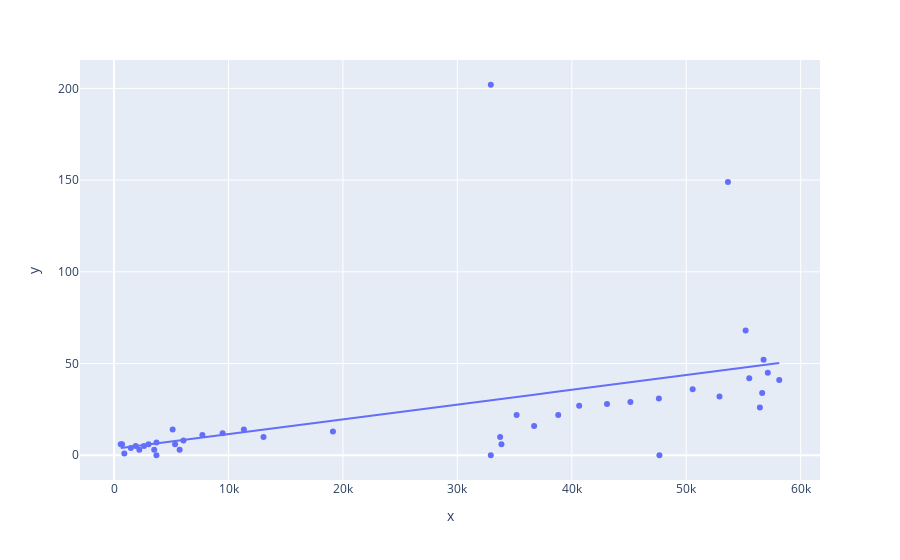

Notebook code for this chart:
### Code cell
fig = px.scatter(x=train_use.dropna()['ConfirmedCases_inc_lfd'], y=train_use.dropna()['Fatalities_inc'], trendline="ols")
fig.show()

### Figure 1 — Plotly figure (JSON) as saved in the notebook; plotly's stock layout.template omitted (floating-point values rounded to 4 significant figures)
{"data": [{"hovertemplate": "x=%{x}<br>y=%{y}<extra></extra>", "legendgroup": "", "marker": {"color": "#636efa", "symbol": "circle"}, "mode": "markers", "name": "", "showlegend": false, "type": "scatter", "x": [32922, 32922, 47657, 53645, 55191, 56759, 56435, 58128, 57128, 56636, 55509, 52907, 50562, 47609, 45121, 43075, 40643, 38814, 36706, 35179, 33737, 33851, 19126, 13060, 11343, 9484, 7718, 6061, 5729, 5331, 5119, 3702, 3706, 3507, 3012, 2612, 2204, 1886, 1463, 893, 697, 583], "xaxis": "x", "y": [0, 202, 0, 149, 68, 52, 26, 41, 45, 34, 42, 32, 36, 31, 29, 28, 27, 22, 16, 22, 10, 6, 13, 10, 14, 12, 11, 8, 3, 6, 14, 0, 7, 3, 6, 5, 3, 5, 4, 1, 6, 6], "yaxis": "y"}, {"hovertemplate": "<b>OLS trendline</b><br>y = 0.000804853 * x + 3.49587<br>R<sup>2</sup>=0.217359<br><br>x=%{x}<br>y=%{y} <b>(trend)</b><extra></extra>", "legendgroup": "", "marker": {"color": "#636efa", "symbol": "circle"}, "mode": "lines", "name": "", "showlegend": false, "type": "scatter", "x": [583, 697, 893, 1463, 1886, 2204, 2612, 3012, 3507, 3702, 3706, 5119, 5331, 5729, 6061, 7718, 9484, 11343, 13060, 19126, 32922, 32922, 33737, 33851, 35179, 36706, 38814, 40643, 43075, 45121, 47609, 47657, 50562, 52907, 53645, 55191, 55509, 56435, 56636, 56759, 57128, 58128], "xaxis": "x", "y": [3.965, 4.057, 4.215, 4.673, 5.014, 5.27, 5.598, 5.92, 6.318, 6.475, 6.479, 7.616, 7.787, 8.107, 8.374, 9.708, 11.13, 12.63, 14.01, 18.89, 29.99, 29.99, 30.65, 30.74, 31.81, 33.04, 34.74, 36.21, 38.16, 39.81, 41.81, 41.85, 44.19, 46.08, 46.67, 47.92, 48.17, 48.92, 49.08, 49.18, 49.48, 50.28], "yaxis": "y"}], "layout": {"legend": {"tracegroupgap": 0}, "margin": {"t": 60}, "xaxis": {"anchor": "y", "domain": [0, 1], "title": {"text": "x"}}, "yaxis": {"anchor": "x", "domain": [0, 1], "title": {"text": "y"}}}}
